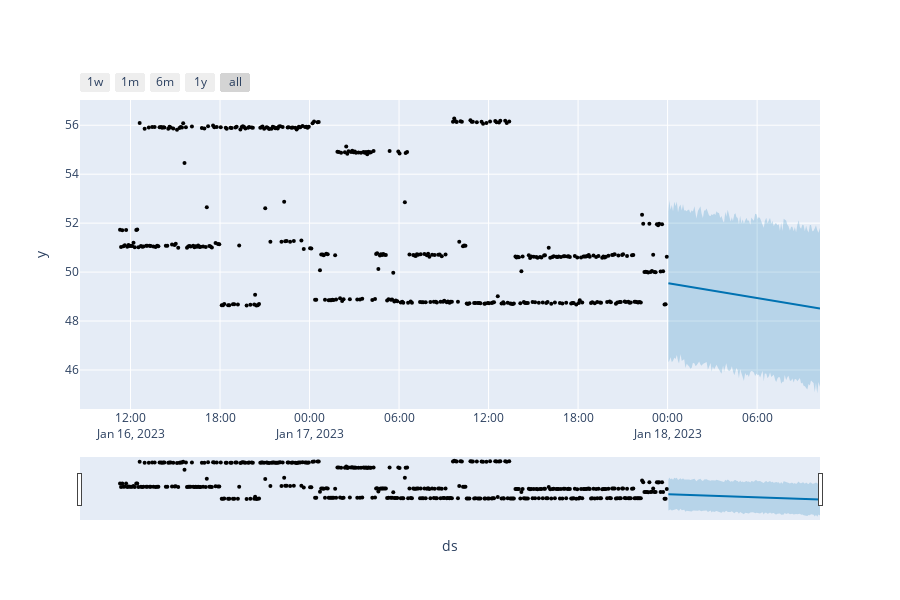

Notebook code cell kept with this figure:
### Code cell
plot_plotly(model,forecast)
